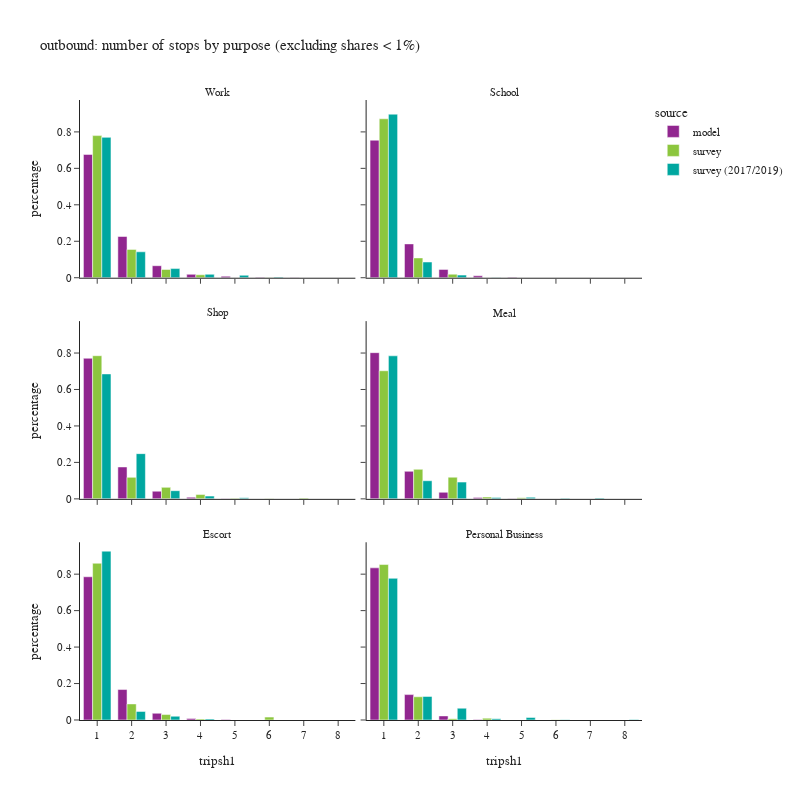

Notebook cell for this chart:
### Code cell
df_plot = df_tour.groupby(['tripsh1','pdpurp_label','source'])['toexpfac'].sum().reset_index()
df_plot['percentage'] = df_plot.groupby(['pdpurp_label','source'], group_keys=False)['toexpfac']. \
    apply(lambda x: x / float(x.sum()))
df_plot2 = df_plot.loc[(df_plot['percentage'] > 0.001) & (df_plot['tripsh1'] <= 10)]

fig = px.bar(df_plot2.sort_values(['source','pdpurp_label']),
             x="tripsh1", y="percentage", color="source",barmode="group",
             facet_col='pdpurp_label', facet_col_wrap=2, 
             hover_data=['toexpfac'],
             title="outbound: number of stops by purpose (excluding shares < 1%)")
fig.update_layout(height=800, width=800)
fig.for_each_annotation(lambda a: a.update(text = a.text.split("=")[-1]))
fig.for_each_xaxis(lambda a: a.update(dict(dtick = 1, categoryorder='category ascending')))
fig.show()

### Figure 1 — Plotly figure (JSON) as saved in the notebook; plotly's stock layout.template omitted (floating-point values rounded to 4 significant figures)
{"data": [{"alignmentgroup": "True", "customdata": [[1027000.0], [343300.0], [100200.0], [28460.0], [12050.0], [3334.0], [1741.0]], "hovertemplate": "source=model<br>pdpurp_label=Work<br>tripsh1=%{x}<br>percentage=%{y}<br>toexpfac=%{customdata[0]}<extra></extra>", "legendgroup": "model", "marker": {"color": "#91268F", "pattern": {"shape": ""}}, "name": "model", "offsetgroup": "model", "orientation": "v", "showlegend": true, "textposition": "auto", "type": "bar", "x": [1, 2, 3, 4, 5, 6, 7], "xaxis": "x5", "y": [0.6764, 0.2261, 0.06597, 0.01875, 0.007937, 0.002196, 0.001147], "yaxis": "y5"}, {"alignmentgroup": "True", "customdata": [[393000.0], [96700.0], [23840.0], [5442.0], [1503.0]], "hovertemplate": "source=model<br>pdpurp_label=School<br>tripsh1=%{x}<br>percentage=%{y}<br>toexpfac=%{customdata[0]}<extra></extra>", "legendgroup": "model", "marker": {"color": "#91268F", "pattern": {"shape": ""}}, "name": "model", "offsetgroup": "model", "orientation": "v", "showlegend": false, "textposition": "auto", "type": "bar", "x": [1, 2, 3, 4, 5], "xaxis": "x6", "y": [0.7545, 0.1857, 0.04577, 0.01045, 0.002886], "yaxis": "y6"}, {"alignmentgroup": "True", "customdata": [[558200.0], [126700.0], [30410.0], [6362.0], [1663.0]], "hovertemplate": "source=model<br>pdpurp_label=Shop<br>tripsh1=%{x}<br>percentage=%{y}<br>toexpfac=%{customdata[0]}<extra></extra>", "legendgroup": "model", "marker": {"color": "#91268F", "pattern": {"shape": ""}}, "name": "model", "offsetgroup": "model", "orientation": "v", "showlegend": false, "textposition": "auto", "type": "bar", "x": [1, 2, 3, 4, 5], "xaxis": "x3", "y": [0.7713, 0.175, 0.04202, 0.008791, 0.002298], "yaxis": "y3"}, {"alignmentgroup": "True", "customdata": [[312600.0], [58890.0], [14040.0], [3179.0], [841.0]], "hovertemplate": "source=model<br>pdpurp_label=Meal<br>tripsh1=%{x}<br>percentage=%{y}<br>toexpfac=%{customdata[0]}<extra></extra>", "legendgroup": "model", "marker": {"color": "#91268F", "pattern": {"shape": ""}}, "name": "model", "offsetgroup": "model", "orientation": "v", "showlegend": false, "textposition": "auto", "type": "bar", "x": [1, 2, 3, 4, 5], "xaxis": "x4", "y": [0.802, 0.1511, 0.03602, 0.008155, 0.002158], "yaxis": "y4"}, {"alignmentgroup": "True", "customdata": [[510300.0], [108500.0], [23930.0], [5048.0], [1406.0]], "hovertemplate": "source=model<br>pdpurp_label=Escort<br>tripsh1=%{x}<br>percentage=%{y}<br>toexpfac=%{customdata[0]}<extra></extra>", "legendgroup": "model", "marker": {"color": "#91268F", "pattern": {"shape": ""}}, "name": "model", "offsetgroup": "model", "orientation": "v", "showlegend": false, "textposition": "auto", "type": "bar", "x": [1, 2, 3, 4, 5], "xaxis": "x", "y": [0.7856, 0.167, 0.03685, 0.007771, 0.002165], "yaxis": "y"}, {"alignmentgroup": "True", "customdata": [[341800.0], [57060.0], [9190.0], [1221.0]], "hovertemplate": "source=model<br>pdpurp_label=Personal Business<br>tripsh1=%{x}<br>percentage=%{y}<br>toexpfac=%{customdata[0]}<extra></extra>", "legendgroup": "model", "marker": {"color": "#91268F", "pattern": {"shape": ""}}, "name": "model", "offsetgroup": "model", "orientation": "v", "showlegend": false, "textposition": "auto", "type": "bar", "x": [1, 2, 3, 4], "xaxis": "x2", "y": [0.8347, 0.1393, 0.02244, 0.002982], "yaxis": "y2"}, {"alignmentgroup": "True", "customdata": [[1083000.0], [216100.0], [63080.0], [22590.0], [1556.0]], "hovertemplate": "source=survey<br>pdpurp_label=Work<br>tripsh1=%{x}<br>percentage=%{y}<br>toexpfac=%{customdata[0]}<extra></extra>", "legendgroup": "survey", "marker": {"color": "#8CC63E", "pattern": {"shape": ""}}, "name": "survey", "offsetgroup": "survey", "orientation": "v", "showlegend": true, "textposition": "auto", "type": "bar", "x": [1, 2, 3, 4, 6], "xaxis": "x5", "y": [0.7796, 0.1555, 0.0454, 0.01626, 0.00112], "yaxis": "y5"}, {"alignmentgroup": "True", "customdata": [[426500.0], [53160.0], [9506.0]], "hovertemplate": "source=survey<br>pdpurp_label=School<br>tripsh1=%{x}<br>percentage=%{y}<br>toexpfac=%{customdata[0]}<extra></extra>", "legendgroup": "survey", "marker": {"color": "#8CC63E", "pattern": {"shape": ""}}, "name": "survey", "offsetgroup": "survey", "orientation": "v", "showlegend": false, "textposition": "auto", "type": "bar", "x": [1, 2, 3], "xaxis": "x6", "y": [0.8719, 0.1087, 0.01943], "yaxis": "y6"}, {"alignmentgroup": "True", "customdata": [[512600.0], [77000.0], [41160.0], [15470.0], [2581.0], [1044.0], [2947.0]], "hovertemplate": "source=survey<br>pdpurp_label=Shop<br>tripsh1=%{x}<br>percentage=%{y}<br>toexpfac=%{customdata[0]}<extra></extra>", "legendgroup": "survey", "marker": {"color": "#8CC63E", "pattern": {"shape": ""}}, "name": "survey", "offsetgroup": "survey", "orientation": "v", "showlegend": false, "textposition": "auto", "type": "bar", "x": [1, 2, 3, 4, 5, 6, 7], "xaxis": "x3", "y": [0.7852, 0.118, 0.06304, 0.0237, 0.003954, 0.001599, 0.004514], "yaxis": "y3"}, {"alignmentgroup": "True", "customdata": [[246700.0], [56860.0], [41740.0], [3409.0], [2273.0]], "hovertemplate": "source=survey<br>pdpurp_label=Meal<br>tripsh1=%{x}<br>percentage=%{y}<br>toexpfac=%{customdata[0]}<extra></extra>", "legendgroup": "survey", "marker": {"color": "#8CC63E", "pattern": {"shape": ""}}, "name": "survey", "offsetgroup": "survey", "orientation": "v", "showlegend": false, "textposition": "auto", "type": "bar", "x": [1, 2, 3, 4, 5], "xaxis": "x4", "y": [0.7028, 0.1619, 0.1189, 0.00971, 0.006475], "yaxis": "y4"}, {"alignmentgroup": "True", "customdata": [[468500.0], [48000.0], [16270.0], [2909.0], [8617.0]], "hovertemplate": "source=survey<br>pdpurp_label=Escort<br>tripsh1=%{x}<br>percentage=%{y}<br>toexpfac=%{customdata[0]}<extra></extra>", "legendgroup": "survey", "marker": {"color": "#8CC63E", "pattern": {"shape": ""}}, "name": "survey", "offsetgroup": "survey", "orientation": "v", "showlegend": false, "textposition": "auto", "type": "bar", "x": [1, 2, 3, 4, 6], "xaxis": "x", "y": [0.8598, 0.08809, 0.02986, 0.005338, 0.01581], "yaxis": "y"}, {"alignmentgroup": "True", "customdata": [[295100.0], [44050.0], [2597.0], [3446.0], [666.6]], "hovertemplate": "source=survey<br>pdpurp_label=Personal Business<br>tripsh1=%{x}<br>percentage=%{y}<br>toexpfac=%{customdata[0]}<extra></extra>", "legendgroup": "survey", "marker": {"color": "#8CC63E", "pattern": {"shape": ""}}, "name": "survey", "offsetgroup": "survey", "orientation": "v", "showlegend": false, "textposition": "auto", "type": "bar", "x": [1, 2, 3, 4, 6], "xaxis": "x2", "y": [0.8527, 0.1273, 0.007505, 0.009956, 0.001926], "yaxis": "y2"}, {"alignmentgroup": "True", "customdata": [[1259000.0], [232500.0], [82130.0], [30700.0], [22300.0], [5520.0]], "hovertemplate": "source=survey (2017/2019)<br>pdpurp_label=Work<br>tripsh1=%{x}<br>percentage=%{y}<br>toexpfac=%{customdata[0]}<extra></extra>", "legendgroup": "survey (2017/2019)", "marker": {"color": "#00A7A0", "pattern": {"shape": ""}}, "name": "survey (2017/2019)", "offsetgroup": "survey (2017/2019)", "orientation": "v", "showlegend": true, "textposition": "auto", "type": "bar", "x": [1, 2, 3, 4, 5, 6], "xaxis": "x5", "y": [0.77, 0.1422, 0.05023, 0.01878, 0.01364, 0.003376], "yaxis": "y5"}, {"alignmentgroup": "True", "customdata": [[471300.0], [45310.0], [7591.0], [670.0]], "hovertemplate": "source=survey (2017/2019)<br>pdpurp_label=School<br>tripsh1=%{x}<br>percentage=%{y}<br>toexpfac=%{customdata[0]}<extra></extra>", "legendgroup": "survey (2017/2019)", "marker": {"color": "#00A7A0", "pattern": {"shape": ""}}, "name": "survey (2017/2019)", "offsetgroup": "survey (2017/2019)", "orientation": "v", "showlegend": false, "textposition": "auto", "type": "bar", "x": [1, 2, 3, 4], "xaxis": "x6", "y": [0.8972, 0.08624, 0.01445, 0.001275], "yaxis": "y6"}, {"alignmentgroup": "True", "customdata": [[538900.0], [195000.0], [35230.0], [11900.0], [4942.0]], "hovertemplate": "source=survey (2017/2019)<br>pdpurp_label=Shop<br>tripsh1=%{x}<br>percentage=%{y}<br>toexpfac=%{customdata[0]}<extra></extra>", "legendgroup": "survey (2017/2019)", "marker": {"color": "#00A7A0", "pattern": {"shape": ""}}, "name": "survey (2017/2019)", "offsetgroup": "survey (2017/2019)", "orientation": "v", "showlegend": false, "textposition": "auto", "type": "bar", "x": [1, 2, 3, 4, 5], "xaxis": "x3", "y": [0.6854, 0.248, 0.04481, 0.01514, 0.006286], "yaxis": "y3"}, {"alignmentgroup": "True", "customdata": [[289800.0], [36750.0], [33970.0], [2861.0], [3204.0], [1223.0], [1518.0]], "hovertemplate": "source=survey (2017/2019)<br>pdpurp_label=Meal<br>tripsh1=%{x}<br>percentage=%{y}<br>toexpfac=%{customdata[0]}<extra></extra>", "legendgroup": "survey (2017/2019)", "marker": {"color": "#00A7A0", "pattern": {"shape": ""}}, "name": "survey (2017/2019)", "offsetgroup": "survey (2017/2019)", "orientation": "v", "showlegend": false, "textposition": "auto", "type": "bar", "x": [1, 2, 3, 4, 5, 6, 7], "xaxis": "x4", "y": [0.7847, 0.0995, 0.09197, 0.007746, 0.008673, 0.003311, 0.00411], "yaxis": "y4"}, {"alignmentgroup": "True", "customdata": [[402800.0], [20480.0], [8988.0], [2475.0]], "hovertemplate": "source=survey (2017/2019)<br>pdpurp_label=Escort<br>tripsh1=%{x}<br>percentage=%{y}<br>toexpfac=%{customdata[0]}<extra></extra>", "legendgroup": "survey (2017/2019)", "marker": {"color": "#00A7A0", "pattern": {"shape": ""}}, "name": "survey (2017/2019)", "offsetgroup": "survey (2017/2019)", "orientation": "v", "showlegend": false, "textposition": "auto", "type": "bar", "x": [1, 2, 3, 4], "xaxis": "x", "y": [0.9262, 0.0471, 0.02067, 0.005691], "yaxis": "y"}, {"alignmentgroup": "True", "customdata": [[633400.0], [105300.0], [52720.0], [5669.0], [11320.0], [835.8], [2012.0]], "hovertemplate": "source=survey (2017/2019)<br>pdpurp_label=Personal Business<br>tripsh1=%{x}<br>percentage=%{y}<br>toexpfac=%{customdata[0]}<extra></extra>", "legendgroup": "survey (2017/2019)", "marker": {"color": "#00A7A0", "pattern": {"shape": ""}}, "name": "survey (2017/2019)", "offsetgroup": "survey (2017/2019)", "orientation": "v", "showlegend": false, "textposition": "auto", "type": "bar", "x": [1, 2, 3, 4, 5, 6, 8], "xaxis": "x2", "y": [0.7772, 0.1293, 0.06468, 0.006956, 0.01389, 0.001026, 0.002468], "yaxis": "y2"}], "layout": {"annotations": [{"font": {}, "showarrow": false, "text": "Escort", "x": 0.245, "xanchor": "center", "xref": "paper", "y": 0.2867, "yanchor": "bottom", "yref": "paper"}, {"font": {}, "showarrow": false, "text": "Personal Business", "x": 0.755, "xanchor": "center", "xref": "paper", "y": 0.2867, "yanchor": "bottom", "yref": "paper"}, {"font": {}, "showarrow": false, "text": "Shop", "x": 0.245, "xanchor": "center", "xref": "paper", "y": 0.6433, "yanchor": "bottom", "yref": "paper"}, {"font": {}, "showarrow": false, "text": "Meal", "x": 0.755, "xanchor": "center", "xref": "paper", "y": 0.6433, "yanchor": "bottom", "yref": "paper"}, {"font": {}, "showarrow": false, "text": "Work", "x": 0.245, "xanchor": "center", "xref": "paper", "y": 1.0, "yanchor": "bottom", "yref": "paper"}, {"font": {}, "showarrow": false, "text": "School", "x": 0.755, "xanchor": "center", "xref": "paper", "y": 1.0, "yanchor": "bottom", "yref": "paper"}], "barmode": "group", "height": 800, "legend": {"title": {"text": "source"}, "tracegroupgap": 0}, "title": {"text": "outbound: number of stops by purpose (excluding shares < 1%)"}, "width": 800, "xaxis": {"anchor": "y", "categoryorder": "category ascending", "domain": [0.0, 0.49], "dtick": 1, "title": {"text": "tripsh1"}}, "xaxis2": {"anchor": "y2", "categoryorder": "category ascending", "domain": [0.51, 1.0], "dtick": 1, "matches": "x", "title": {"text": "tripsh1"}}, "xaxis3": {"anchor": "y3", "categoryorder": "category ascending", "domain": [0.0, 0.49], "dtick": 1, "matches": "x", "showticklabels": false}, "xaxis4": {"anchor": "y4", "categoryorder": "category ascending", "domain": [0.51, 1.0], "dtick": 1, "matches": "x", "showticklabels": false}, "xaxis5": {"anchor": "y5", "categoryorder": "category ascending", "domain": [0.0, 0.49], "dtick": 1, "matches": "x", "showticklabels": false}, "xaxis6": {"anchor": "y6", "categoryorder": "category ascending", "domain": [0.51, 1.0], "dtick": 1, "matches": "x", "showticklabels": false}, "yaxis": {"anchor": "x", "domain": [0.0, 0.2867], "title": {"text": "percentage"}}, "yaxis2": {"anchor": "x2", "domain": [0.0, 0.2867], "matches": "y", "showticklabels": false}, "yaxis3": {"anchor": "x3", "domain": [0.3567, 0.6433], "matches": "y", "title": {"text": "percentage"}}, "yaxis4": {"anchor": "x4", "domain": [0.3567, 0.6433], "matches": "y", "showticklabels": false}, "yaxis5": {"anchor": "x5", "domain": [0.7133, 1.0], "matches": "y", "title": {"text": "percentage"}}, "yaxis6": {"anchor": "x6", "domain": [0.7133, 1.0], "matches": "y", "showticklabels": false}}}
